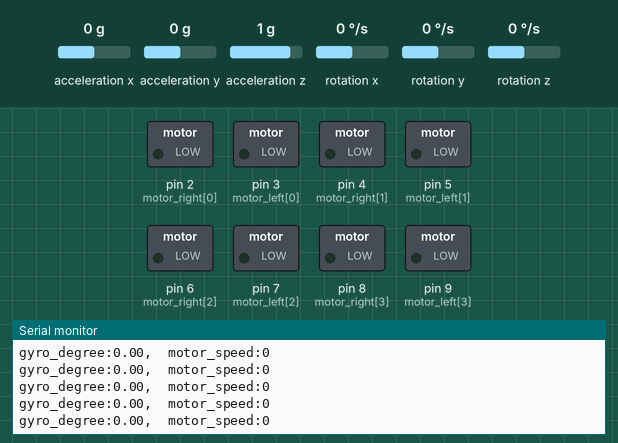
A sketch run on a simulated Arduino Uno, built with avr-gcc and run on an emulated ATmega328P. On the bench: switched loads named in the sketch (green lamp = pin HIGH), the last lines printed to the serial monitor. The test bench sets the inputs (shaded band); at power-on: rotation z 0 °/s, acceleration x 0 g, acceleration y 0 g, acceleration z 1 g, rotation x 0 °/s, rotation y 0 °/s.

Above: at 1.2 s.
1.3 s: rotation z set to -192 °/s
At 2.0 s:
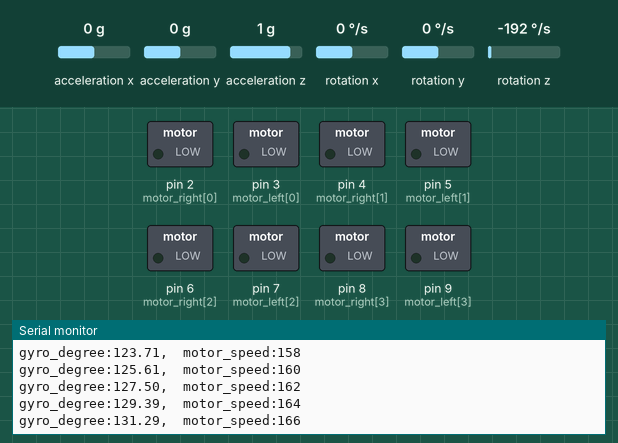
4.3 s: rotation z set to 0 °/s
At 5.3 s:
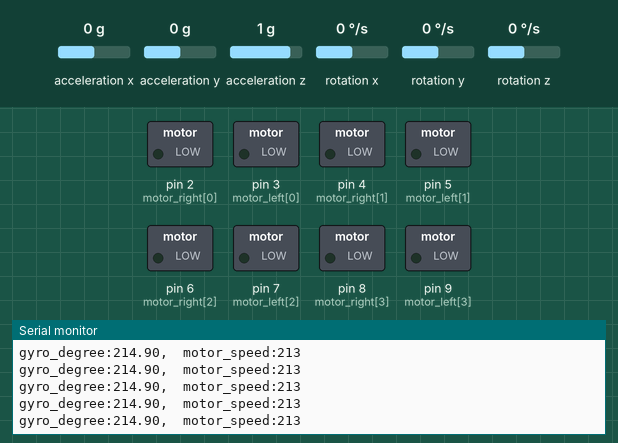
Timing chart, 0 to 7.3 s (numbered marks = the images above; inputs shaded):
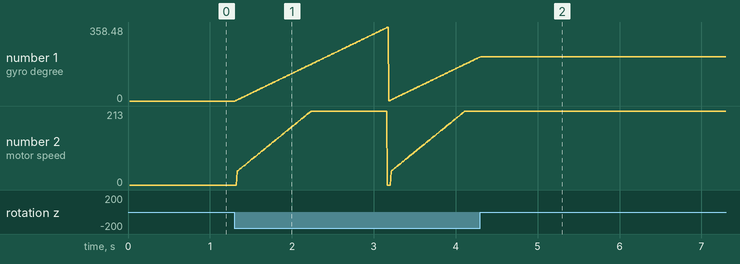

Measured:
- after the input at 1.3 s, the serial monitor: prints a new line at once (image 1)
- plotted number 1: 0 → 213.01 after the input at 1.3 s
- plotted number 2: 0 → 213 after the input at 1.3 s

The sketch:

sketch_sep11a.ino
```cpp
const int motor_right[] = {2, 4, 6, 8};
const int motor_left[] = {3, 5, 7, 9};

int motor_degree[] = {45, 135, 225, 315};
int motor_speed;
int mytime = millis();

float gyro_degree;

void setup() {
  gyro_configuration();
  Serial.begin(38400);
  for (int i = 0; i <= 3; i++) {
    pinMode(motor_right[i], OUTPUT);
  }
  for (int i = 0; i <= 3; i++) {
    pinMode(motor_left[i], OUTPUT);
  }
}

void loop() {
  gyro_degree = gyro_loop();

  if (gyro_degree > 5.00 & gyro_degree <= 180.00) {
    motor_speed = gyro_degree * 1 + 35;
    for (int i = 0; i <= 3; i++) {
      mytime = 0;
      if (mytime <= 2000) {
        analogWrite(motor_right[i], 120);
      }
      mytime = 0;
      if (mytime <= 250) {
        analogWrite(motor_right[i], motor_speed);
      }
      mytime = 0;
      if (mytime <= 20) {
        digitalWrite(motor_right[i], LOW);
      }

    }/* else if (gyro_degree > 180.00 & gyro_degree <= 355.00) {
      motor_speed = gyro_degree * -1 + 395;
      for (int i = 0; i <= 3; i++) {
        analogWrite(motor_right[i], 120);

        analogWrite(motor_left[i], motor_speed);
      }
      delay(250);
      digitalWrite(motor_left[i], LOW);
    }
    delay(250); */

  } else if (gyro_degree > 355.00 & gyro_degree < 360.00 | gyro_degree <= 0 &  gyro_degree <= 5.00) {
    motor_speed = 0;
  }
  Serial.print("gyro_degree:"); Serial.print(gyro_degree); Serial.print(",  ");
  Serial.print("motor_speed:"); Serial.println(motor_speed);
}
```

l.ino
```cpp
#include "I2Cdev.h"
#include "MPU6050.h"
#include "Wire.h"
MPU6050 accelgyro;

int16_t ax, ay, az;
int16_t gx, gy, gz;

void gyro_configuration() {
  Wire.begin();

  // 初期化
  accelgyro.initialize();
  delay(10);

  // 計測範囲を2000 deg/secに設定、16.4 LSB/deg/s
  accelgyro.setFullScaleGyroRange(MPU6050_GYRO_FS_2000);
  delay(10);

  accelgyro.CalibrateGyro();
  accelgyro.CalibrateAccel();
}

float gyro_loop() {
  // 時間を計っとく
  static float timer = 0;

  // 各軸加速度と角速度を取得
  accelgyro.getMotion6(&ax, &ay, &az, &gx, &gy, &gz);

  //X、Y軸まわりの角度を計算
  int degY = atan2(ax, az) * RAD_TO_DEG;
  int degX = atan2(ay, az) * RAD_TO_DEG;

  // Z軸まわりの角度を計算
  static float degZ = 0;
  static int last_time = micros();
  float omega = float(gz) / 16.4; //omega[deg/s] = gz[LSB] / 16.4[LSB/deg/s]
  int current_time = micros();  //time[us]
  float dt = current_time - last_time;
  // 角度は角速度の積分
  degZ += omega * dt / 1000000.0; //degZ[deg] = omega[deg/s] * dt[us] / 1000000[us/s]
  last_time = current_time;

  while (degZ >= 360) {
    degZ -= 360;
  }
  while (degZ < 0) {
    degZ += 360;
  }

 float new_degZ = 360 - degZ;
  if (new_degZ == 360){
    new_degZ = 0;
  }
  return new_degZ;
}
```
